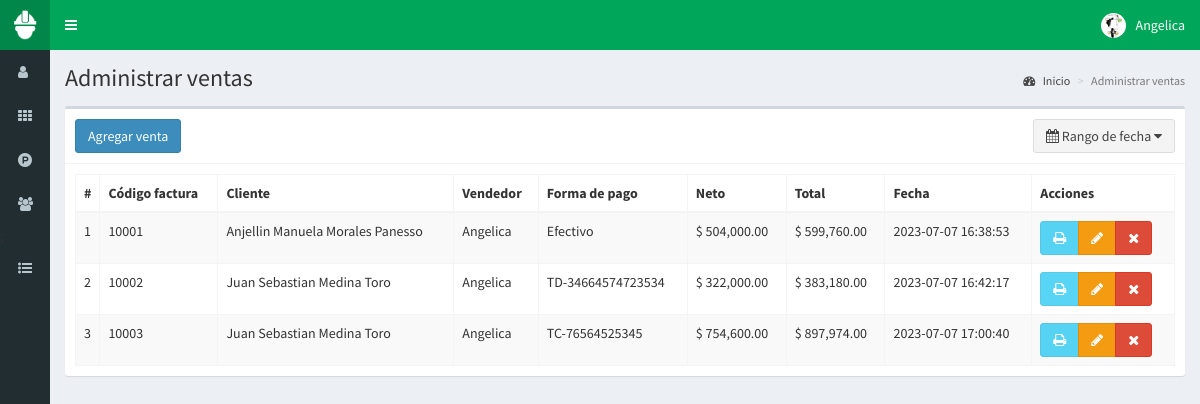
The page /ventas (signed in) on the database its author committed.
### tables this page shows
CREATE TABLE `ventas` (
  `id` int(11) NOT NULL,
  `codigo` text NOT NULL,
  `id_cliente` int(11) NOT NULL,
  `id_vendedor` int(11) NOT NULL,
  `productos` text NOT NULL,
  `impuesto` float NOT NULL,
  `neto` float NOT NULL,
  `total` float NOT NULL,
  `metodo_pago` text NOT NULL,
  `fecha` timestamp NOT NULL DEFAULT current_timestamp() ON UPDATE current_timestamp()
);

CREATE TABLE `clientes` (
  `id` int(11) NOT NULL,
  `nombre` text NOT NULL,
  `documento` text NOT NULL,
  `email` text NOT NULL,
  `telefono` text NOT NULL,
  `direccion` text NOT NULL,
  `fecha_nacimiento` date NOT NULL,
  `compras` int(11) NOT NULL,
  `ultima_compra` datetime NOT NULL,
  `fecha` timestamp NOT NULL DEFAULT current_timestamp() ON UPDATE current_timestamp()
);

CREATE TABLE `usuarios` (
  `id` int(11) NOT NULL,
  `nombre` text NOT NULL,
  `usuario` text NOT NULL,
  `password` text NOT NULL,
  `foto` text NOT NULL,
  `perfil` text NOT NULL,
  `fecha` timestamp NOT NULL DEFAULT current_timestamp() ON UPDATE current_timestamp(),
  `estado` int(11) NOT NULL,
  `ultimo_login` datetime NOT NULL
);

### controladores/plantilla.controlador.php (called while the page is built)
<?php
class ControladorPlantilla{
	static public function ctrPlantilla(){
		include "vistas/plantilla.php";
	}
}

### index.php (called while the page is built, shortened)
<?php
require_once "controladores/plantilla.controlador.php";
require_once "controladores/usuarios.controlador.php";
require_once "controladores/clientes.controlador.php";
require_once "controladores/ventas.controlador.php";
require_once "modelos/usuarios.modelo.php";
require_once "modelos/clientes.modelo.php";
require_once "modelos/ventas.modelo.php";
$plantilla = new ControladorPlantilla();
$plantilla -> ctrPlantilla();

### controladores/ventas.controlador.php (called while the page is built, shortened)
<?php
class ControladorVentas{
	static public function ctrRangoFechasVentas($fechaInicial, $fechaFinal){
		$tabla = "ventas";
		$respuesta = ModeloVentas::mdlRangoFechasVentas($tabla, $fechaInicial, $fechaFinal);
		return $respuesta;
	}
}

### modelos/conexion.php (called while the page is built)
<?php
class Conexion{
	static public function conectar(){
		$link = new PDO("mysql:host=localhost;dbname=lociones",
			            "root",
			            "");
		$link->exec("set names utf8");
		return $link;
	}
}

### modelos/ventas.modelo.php (called while the page is built, shortened)
<?php
require_once "conexion.php";
class ModeloVentas{
	static public function mdlRangoFechasVentas($tabla, $fechaInicial, $fechaFinal){
		if($fechaInicial == null){
			$stmt = Conexion::conectar()->prepare("SELECT * FROM $tabla ORDER BY id ASC");
			$stmt -> execute();
			return $stmt -> fetchAll();
		}else if($fechaInicial == $fechaFinal){
			$stmt = Conexion::conectar()->prepare("SELECT * FROM $tabla WHERE fecha like '%$fechaFinal%'");
			$stmt -> bindParam(":fecha", $fechaFinal, PDO::PARAM_STR);
			$stmt -> execute();
			return $stmt -> fetchAll();
		}
	}
}

### controladores/clientes.controlador.php (called while the page is built, shortened)
<?php
class ControladorClientes{
	static public function ctrMostrarClientes($item, $valor){
		$tabla = "clientes";
		$respuesta = ModeloClientes::mdlMostrarClientes($tabla, $item, $valor);
		return $respuesta;
	}
}

### modelos/clientes.modelo.php (called while the page is built, shortened)
<?php
require_once "conexion.php";
class ModeloClientes{
	static public function mdlMostrarClientes($tabla, $item, $valor){
		if($item != null){
			$stmt = Conexion::conectar()->prepare("SELECT * FROM $tabla WHERE $item = :$item");
			$stmt -> bindParam(":".$item, $valor, PDO::PARAM_STR);
			$stmt -> execute();
			return $stmt -> fetch();
		}else{
			$stmt = Conexion::conectar()->prepare("SELECT * FROM $tabla");
			$stmt -> execute();
			return $stmt -> fetchAll();
		}
	}
}

### controladores/usuarios.controlador.php (called while the page is built, shortened)
<?php
class ControladorUsuarios{
	static public function ctrMostrarUsuarios($item, $valor){
		$tabla = "usuarios";
		$respuesta = ModeloUsuarios::MdlMostrarUsuarios($tabla, $item, $valor);
		return $respuesta;
	}
}

### modelos/usuarios.modelo.php (called while the page is built, shortened)
<?php
require_once "conexion.php";
class ModeloUsuarios{
	static public function mdlMostrarUsuarios($tabla, $item, $valor){
		if($item != null){
			$stmt = Conexion::conectar()->prepare("SELECT * FROM $tabla WHERE $item = :$item");
			$stmt -> bindParam(":".$item, $valor, PDO::PARAM_STR);
			$stmt -> execute();
			return $stmt -> fetch();
		}else{
			$stmt = Conexion::conectar()->prepare("SELECT * FROM $tabla");
			$stmt -> execute();
			return $stmt -> fetchAll();
		}
	}
}

### vistas/modulos/ventas.php (the view, shortened to what this page needs)
<div class="content-wrapper">
  <section class="content-header">
    <h1>
      Administrar ventas
    </h1>
    <ol class="breadcrumb">
      <li><a href="inicio"><i class="fa fa-dashboard"></i> Inicio</a></li>
      <li class="active">Administrar ventas</li>
    </ol>
  </section>
  <section class="content">
    <div class="box">
      <div class="box-header with-border">
        <a href="crear-venta">
          <button class="btn btn-primary">
            Agregar venta
          </button>
        </a>
         <button type="button" class="btn btn-default pull-right" id="daterange-btn">
            <span>
              <i class="fa fa-calendar"></i> Rango de fecha
            </span>
            <i class="fa fa-caret-down"></i>
         </button>
      </div>
      <div class="box-body">
       <table class="table table-bordered table-striped dt-responsive tablas" width="100%">
        <thead>
         <tr>
           <th style="width:10px">#</th>
           <th>Código factura</th>
           <th>Cliente</th>
           <th>Vendedor</th>
           <th>Forma de pago</th>
           <th>Neto</th>
           <th>Total</th>
           <th>Fecha</th>
           <th>Acciones</th>
         </tr>
        </thead>
        <tbody>
        <?php
          if(isset($_GET["fechaInicial"])){
            $fechaInicial = $_GET["fechaInicial"];
            $fechaFinal = $_GET["fechaFinal"];
          }else{
            $fechaInicial = null;
            $fechaFinal = null;
          }
          $respuesta = ControladorVentas::ctrRangoFechasVentas($fechaInicial, $fechaFinal);
          foreach ($respuesta as $key => $value) {
           echo '<tr>
                  <td>'.($key+1).'</td>
                  <td>'.$value["codigo"].'</td>';
                  $itemCliente = "id";
                  $valorCliente = $value["id_cliente"];
                  $respuestaCliente = ControladorClientes::ctrMostrarClientes($itemCliente, $valorCliente);
                  echo '<td>'.$respuestaCliente["nombre"].'</td>';
                  $itemUsuario = "id";
                  $valorUsuario = $value["id_vendedor"];
                  $respuestaUsuario = ControladorUsuarios::ctrMostrarUsuarios($itemUsuario, $valorUsuario);
                  echo '<td>'.$respuestaUsuario["nombre"].'</td>
                  <td>'.$value["metodo_pago"].'</td>
                  <td>$ '.number_format($value["neto"],2).'</td>
                  <td>$ '.number_format($value["total"],2).'</td>
                  <td>'.$value["fecha"].'</td>
                  <td>
                    <div class="btn-group">
                      <button title="Pendiente ..." disabled class="btn btn-info btnImprimirFactura" codigoVenta="'.$value["codigo"].'">
                        <i class="fa fa-print"></i>
                      </button>';
                      if($_SESSION["perfil"] == "Administrador"){
                      echo '<button class="btn btn-warning btnEditarVenta" idVenta="'.$value["id"].'"><i class="fa fa-pencil"></i></button>
                      <button class="btn btn-danger btnEliminarVenta" idVenta="'.$value["id"].'"><i class="fa fa-times"></i></button>';
                    }
                    echo '</div>
                  </td>
                </tr>';
            }
        ?>
        </tbody>
       </table>
      </div>
    </div>
  </section>
</div>

### vistas/plantilla.php (shortened to what this page needs)
<!DOCTYPE html>
<html>
<head>
  <link rel="stylesheet" href="vistas/bower_components/bootstrap/dist/css/bootstrap.min.css">
  <link rel="stylesheet" href="vistas/bower_components/font-awesome/css/font-awesome.min.css">
  <link rel="stylesheet" href="vistas/bower_components/Ionicons/css/ionicons.min.css">
  <link rel="stylesheet" href="vistas/dist/css/AdminLTE.css">
  <link rel="stylesheet" href="vistas/dist/css/skins/_all-skins.min.css">
  <link rel="stylesheet" href="vistas/bower_components/datatables.net-bs/css/dataTables.bootstrap.min.css">
  <link rel="stylesheet" href="vistas/bower_components/datatables.net-bs/css/responsive.bootstrap.min.css">
  <link rel="stylesheet" href="vistas/plugins/iCheck/all.css">
  <link rel="stylesheet" href="vistas/bower_components/bootstrap-daterangepicker/daterangepicker.css">
  <link rel="stylesheet" href="vistas/bower_components/morris.js/morris.css">
  <link rel="stylesheet" href="vistas/plugins/bootstrap-selec/bootstrap-select.min.css">
</head>
<body class="hold-transition skin-green sidebar-collapse sidebar-mini login-page">
  <?php
  if(isset($_SESSION["iniciarSesion"]) && $_SESSION["iniciarSesion"] == "ok"){
   echo '<div class="wrapper">';
    include "modulos/cabezote.php";
    include "modulos/menu.php";
    if(isset($_GET["ruta"])){
      if($_GET["ruta"] == "inicio" ||
         $_GET["ruta"] == "usuarios" ||
         $_GET["ruta"] == "categorias" ||
         $_GET["ruta"] == "productos" ||
         $_GET["ruta"] == "clientes" ||
         $_GET["ruta"] == "ventas" ||
         $_GET["ruta"] == "crear-venta" ||
         $_GET["ruta"] == "editar-venta" ||
         $_GET["ruta"] == "reportes" ||
         $_GET["ruta"] == "salir"){
        include "modulos/".$_GET["ruta"].".php";
      }else{
        include "modulos/404.php";
      }
    }else{
      include "modulos/usuarios.php";
    }
    echo '</div>';
  }else{
    include "modulos/login.php";
  }
  ?>
</body>
</html>

### vistas/modulos/cabezote.php (shortened to what this page needs)
<header class="main-header">
	<a href="inicio" class="logo">
		<span class="logo-mini">
			<img src="vistas/img/plantilla/icono-blanco.png" class="img-responsive" style="padding:10px">
		</span>
	</a>
	<nav class="navbar navbar-static-top" role="navigation">
		<a href="#" class="sidebar-toggle" data-toggle="push-menu" role="button">
		</a>
		<div class="navbar-custom-menu">
			<ul class="nav navbar-nav">
				<li class="dropdown user user-menu">
					<a href="#" class="dropdown-toggle" data-toggle="dropdown">
						<?php
							if($_SESSION["foto"] != ""){
								echo '<img src="'.$_SESSION["foto"].'" class="user-image" alt="">';
							}else{
								echo '<img src="vistas/img/usuarios/default/anonymous.png" class="user-image" alt="">';
							}
						?>
						<span class="hidden-xs"><?php echo $_SESSION["nombre"]; ?></span>
								</a>
						</li>
					</ul>
		</div>
	</nav>
</header>

### vistas/modulos/menu.php (shortened to what this page needs)
<aside class="main-sidebar">
	<section class="sidebar">
		<ul class="sidebar-menu">
			<li>
				<a href="usuarios">
					<i class="fa fa-user"></i>
				</a>
			</li>
			<li>
				<a href="categorias">
					<i class="fa fa-th"></i>
				</a>
			</li>
			<li>
				<a href="productos">
					<i class="fa fa-product-hunt"></i>
				</a>
			</li>
			<li>
				<a href="clientes">
					<i class="fa fa-users"></i>
				</a>
			</li>;
			<li class="treeview">
 		<a href="#">
 			<i class="fa fa-list-ul"></i>
 		</a>
	</section>
</aside>

### rows shown on the page
ventas: codigo "10001", id_cliente.nombre "Anjellin Manuela Morales Panesso", usuarios.nombre "Angelica", metodo_pago "Efectivo", neto "504,000.00", total "599,760.00", fecha "2023-07-07 16:38:53"
ventas: codigo "10002", id_cliente.nombre "Juan Sebastian Medina Toro", usuarios.nombre "Angelica", metodo_pago "TD-34664574723534", neto "322,000.00", total "383,180.00", fecha "2023-07-07 16:42:17"
ventas: codigo "10003", id_cliente.nombre "Juan Sebastian Medina Toro", usuarios.nombre "Angelica", metodo_pago "TC-76564525345", neto "754,600.00", total "897,974.00", fecha "2023-07-07 17:00:40"

### other values the page prints
$_SESSION["nombre"] "Angelica"
